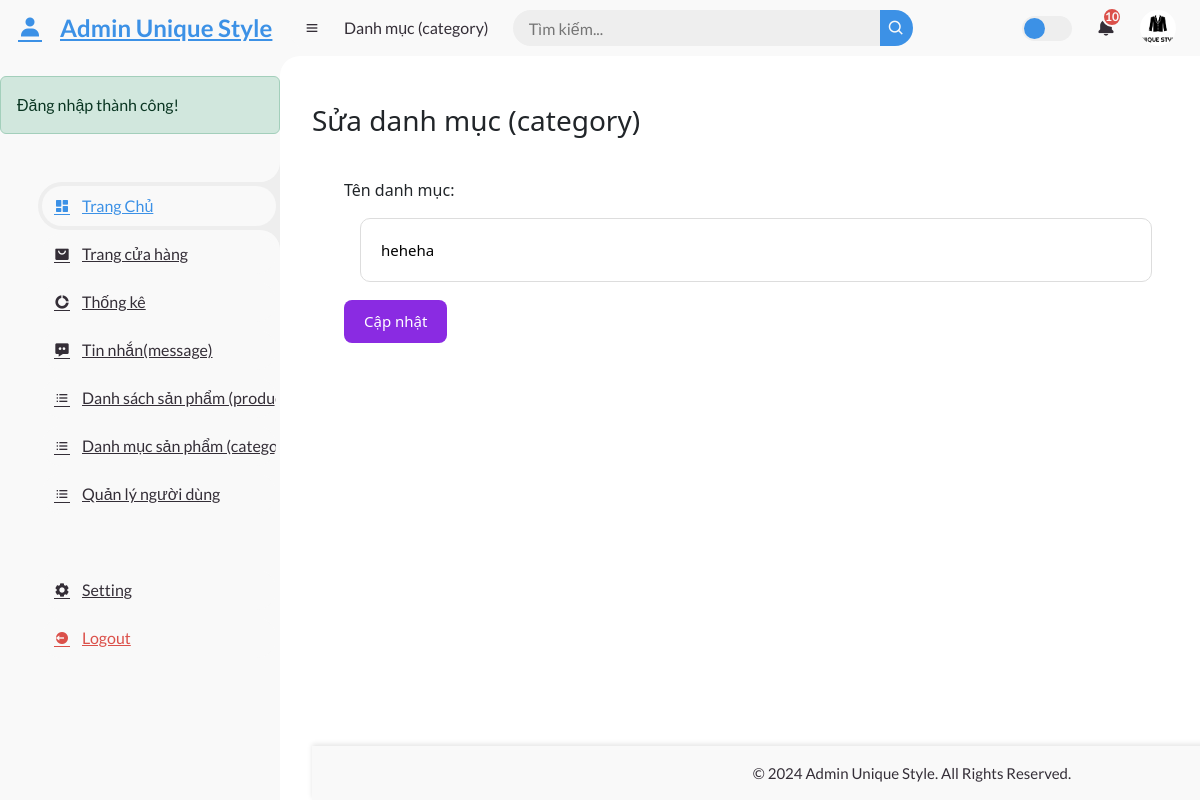
The page /admin-page/index.php?act=edit-category&id=2 (signed in) on the database as committed earlier.
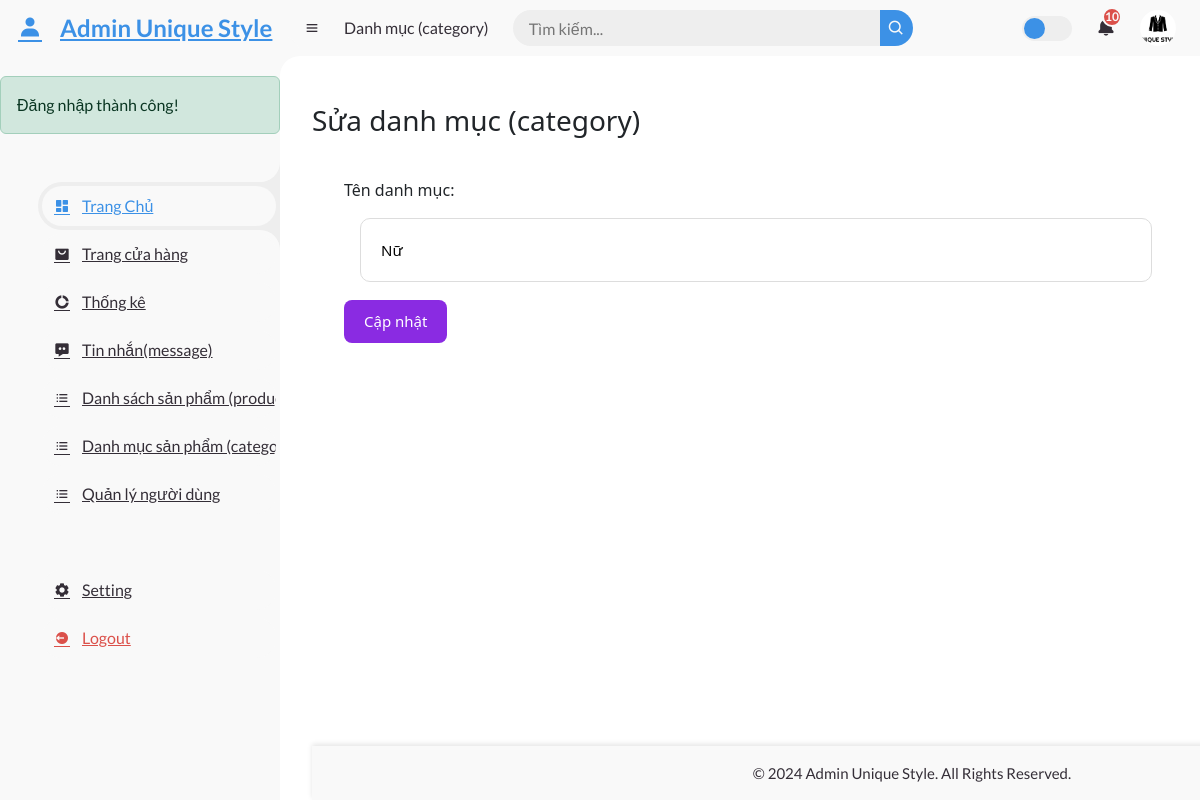
The same page on the database as committed later.
### tables this page shows
CREATE TABLE `categories` (
  `id` int NOT NULL,
  `categoryName` varchar(100) NOT NULL
);

### controllers/category/CategoryController.php (called while the page is built, shortened)
<?php
class CategoryController
{
    private $modelCategory;
    public function __construct()
    {
        $this->modelCategory = new CategoryManager();
    }
    public function editController()
    {
        $id = $_GET['id'];
        $categoryDetail = $this->modelCategory->getCategoryDetail($id);
        require_once '../admin-page/views/header.php';
        require_once '../admin-page/views/category/categoryedit.php';
        require_once '../admin-page/views/footer.php';
    }
}

### admin-page/index.php (called while the page is built, shortened)
<?php
require_once '../common/function.php';
$router = new Router();
require_once '../controllers/category/CategoryController.php';
require_once '../models/category.php';
$act = $_GET['act'] ?? '/';
$router->add('/', 'AdminController', 'index');
require_once '../routes/category/category.php';
$router->dispatch($act);

### common/function.php (called while the page is built)
<?php
function connectDB()
{
    $host   = DB_HOST;
    $dbname = DB_NAME;
    try {
        $conn = new PDO(
            "mysql:host=$host; dbname=$dbname",
            DB_USERNAME,
            DB_PASSWORD
        );
        $conn->setAttribute(PDO::ATTR_ERRMODE, PDO::ERRMODE_EXCEPTION);
        $conn->setAttribute(PDO::ATTR_DEFAULT_FETCH_MODE, PDO::FETCH_ASSOC);
        return $conn;
    } catch (\PDOException $e) {
        echo 'lỗi kết nối cơ sở dữ liệu' . $e->getMessage();
    }
}
?>

### models/category.php (called while the page is built, shortened)
<?php
class CategoryManager
{
    private $conn;
    public function __construct()
    {
        $this->conn = connectDB();
    }
    public function getCategoryDetail($id)
    {
        try {
            $sql = "SELECT * FROM categories WHERE id = :id";
            $stmt = $this->conn->prepare($sql);
            $stmt->bindParam(':id', $id, PDO::PARAM_INT);
            $stmt->execute();
            return $stmt->fetch();
        } catch (PDOException $e) {
            echo 'Error: ' . $e->getMessage();
            return null;
        }
    }
}

### admin-page/views/category/categoryedit.php (the view, shortened to what this page needs)
<div class="table--wrapper">
    <h3>Sửa danh mục (category)</h3>
    <div class="admin-product-form-container">
        <form action="?act=update-category" method="post">
        <label for="">Tên danh mục:</label>
            <input type="text" name="categoryName" value="<?= $categoryDetail['categoryName'] ?>" class="box"
            placeholder="Nhập tên danh mục"
            />
            <button type="submit" class="add" value="CẬP NHẬT">Cập nhật</button>
        </form>
    </div>

Rows that differ between the two databases and show on the page:
changed categories: categoryName "heheha" → "Nữ"
